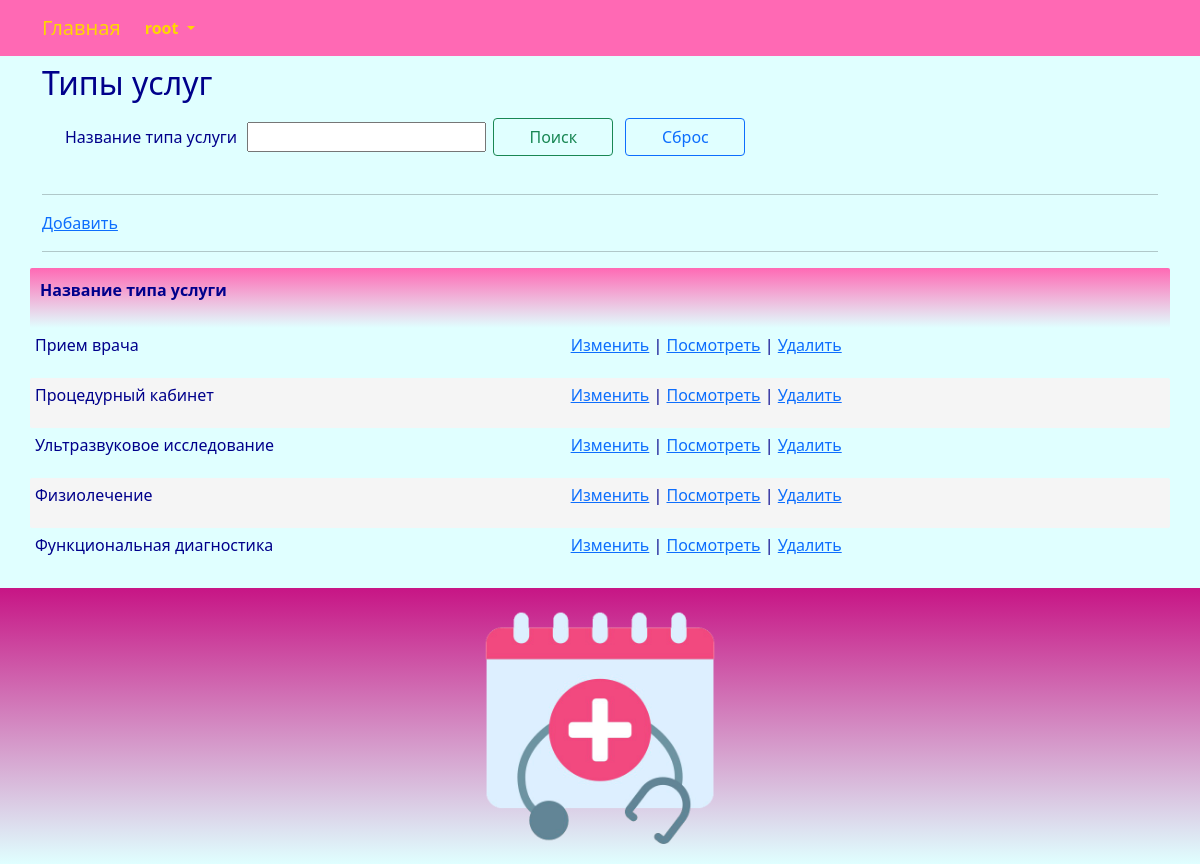
The page /kind/index/ (signed in) on the database its author committed.
### center/models.py (models this page shows, shortened)
class Kind(models.Model):
    kind_title = models.CharField(_('kind_title'), max_length=128, unique=True)
    class Meta:
        db_table = 'kind'
        ordering = ['kind_title']

### center/views.py (the view)
# urls.py: path('kind/index/', views.kind_index, name='kind_index'),
@login_required
@user_passes_test(lambda u: u.is_superuser)
def kind_index(request):
    try:
        kind = Kind.objects.all().order_by('kind_title')
        if request.method == "POST":
            if 'searchBtn' in request.POST:
                title_search = request.POST.get("title_search")
                if title_search != '':
                    kind = kind.filter(kind_title__contains = title_search)
                return render(request, "kind/index.html", {"kind": kind,  "title_search": title_search })
            else:
                return render(request, "kind/index.html", {"kind": kind, })
        else:
            return render(request, "kind/index.html", {"kind": kind, })
        return render(request, "kind/index.html", {"kind": kind,})
    except Exception as exception:
        print(exception)
        return HttpResponse(exception)

### templates/kind/index.html (shortened to what this page needs)
{% extends "base.html" %}
{% load i18n %}
{% block content %}
<h2>{% trans "kinds" %}</h2>
<div class="row" style="margin: 10px">
	<form method="POST" enctype="multipart/form-data">
		<table>
			<tbody>
				<tr>
					<td>
						<p>{% trans "kind_title" %} &nbsp;</p>
					</td>
					<td>
						<p><input type="search" value="{{title_search}}" name="title_search"></p>
					</td>
					<td>
						<p><button class="btn btn-outline-success" name="searchBtn" style="width:120px; margin:5px">{% trans "Search" %}</button></p>
					</td>
					<td>
						<p><button class="btn btn-outline-primary" name="resetBtn" type="submit" onClick="window.location.reload();" style="width:120px; margin:5px">{% trans "Reset" %}</button></p>
					</td>
				</tr>
			</tbody>
		</table>
	</form>
</div>
<hr>
<p><a href="{% url 'kind_create'%}">{% trans "Add" %}</a></p>
<hr>
{% if kind.count > 0 %}
<div class="row">
	<table id="myTable" class="table-manager" style="width:100%">
		<thead>
			<tr>
				<th><p>{% trans "kind_title" %}</p></th>
				<th><p></p></th>
			</tr>
		</thead>
		<tbody>
			{% for e in kind %}
			<tr>
				<td><p>{{ e.kind_title }}</p></td>
				<td>
					<p>
					<a href="{% url 'kind_edit' e.id %}">{% trans "Change" %}</a> |
					<a href="{% url 'kind_read' e.id %}">{% trans "View" %}</a> |
					<a onclick="return confirm('Удалить запись?')" href="{% url 'kind_delete' e.id %}">{% trans "Delete" %}</a>
					</p>
				</td>
			</tr>
			{% endfor %}
		</tbody>
	</table>
</div>
{% endif %}
{% endblock content %}

### templates/base.html (shortened to what this page needs)
<!DOCTYPE html>
{% load static %}
{% load i18n %}
<html>
	<head>
		<link rel="stylesheet" href="{% static 'css/bootstrap.min.css' %}">
		<link rel="stylesheet" href="{% static 'css/styles.css' %}" />
	</head>
	<nav class="navbar navbar-expand-lg justify-content-center">
		<div class="container">
			<div class="collapse navbar-collapse" id="mainMenu">
				<ul class="navbar-nav me-auto mb-2 mb-lg-0">
					<a class="navbar-brand" href="{{ HTTP_HOST }}/">{% trans "Home" %}</a>
					{% if user.is_authenticated %}
					<li class="nav-item dropdown">
						<a class="nav-link dropdown-toggle" href="#" id="navbarDropdown" role="button" data-bs-toggle="dropdown" aria-expanded="false">
							{{ user.username }}
						</a>
					</li>
					{% else %}
					<form class="form-inline ml-auto">
						<a href="{% url 'login' %}" class="btn btn-outline-secondary">{% trans "Log In" %}</a>
						<a href="{% url 'signup' %}" class="btn btn-primary ml-2">{% trans "Sign up" %}</a>
					</form>
					{% endif %}
				</ul>
			</div>
		</div>
	</nav>
	<body>
		<div class="container">
			{% block content%}{% endblock content %}
		</div>
	</body>
	<footer class="container-fluid text-center bg-lightgray">
		<div class="copyrights">
			<img src="{% static 'images/logo.png' %}" alt="logo" style="height:256px; padding: 10px;">
		</div>
	</footer>
</html>

### static/css/styles.css (style rules this page uses)
:root { --navbar-background-color: HotPink; --navbar-text-color: Gold; --main-background-color-light: LightCyan; --main-background-color-dark: HotPink; --main-text-color: DarkBlue; --main-header-color: DarkBlue; --main-text-attention-color: Purple; --footer-background-color-light: LightCyan; --footer-background-color-dark: MediumVioletRed; --footer-text-color: Teal; --card-background-color-light: Pink; --card-background-color-dark: HotPink; --card-text-color: SeaGreen; --table-background-color-light: LightCyan; --table-background-color-dark: #F5F5F5; --table-text-color: DarkBlue; --star-size: 30px; --star-color: LightYellow; --star-background: Yellow ; }
.navbar { background-color: var(--navbar-background-color); color: var(--navbar-text-color); }
.navbar .navbar-nav, .navbar .navbar-nav .navbar-text { color: var(--navbar-text-color); }
.navbar ul { background-color: var(--navbar-background-color); color: var(--navbar-text-color); }
.navbar li { background-color: var(--navbar-background-color); color: var(--navbar-text-color); }
.navbar a { background-color: var(--navbar-background-color); color: var(--navbar-text-color); }
.navbar-brand { background-color: var(--navbar-background-color); color: var(--navbar-text-color); }
.nav-item { background-color: var(--navbar-background-color); color: var(--navbar-text-color); font-weight: bold; }
body { background-color: var(--main-background-color-light); }
h1, h2, h3, h4, h5, h6 { color: var(--main-header-color); }
p, ul, li, label { color: var(--main-text-color); }
.table-manager { background-color: var(--main-background-color-light); width: 100%; }
.table-manager tbody { background-color: var(--main-background-color-light); border: none; margin-top: 20px; margin-bottom: 20px; }
.table-manager thead th { color: var(--main-text-color); font-weight: bold; text-align: left; padding: 10px; background-image: linear-gradient(top, var(--main-background-color-dark), var(--main-background-color-light)); background-image: -o-linear-gradient(top, var(--main-background-color-dark), var(--main-background-color-light)); background-image: -moz-linear-gradient(top, var(--main-background-color-dark), var(--main-background-color-light)); background-image: -webkit-linear-gradient(top, var(--main-background-color-dark), var(--main-background-color-light)); }
.table-manager thead tr th:first-child { border-radius: 2px 0 0 2px; }
.table-manager thead tr th:last-child { border-radius: 0 2px 2px 0; }
.table-manager tbody td { text-align: left; border: none; padding: 5px 5px; vertical-align: top; }
.table-manager tbody tr:nth-child(odd) { background: var(--table-background-color-light); }
.table-manager tbody tr:nth-child(even) { background: var(--table-background-color-dark); }
.table-manager tbody tr td:first-child { border-radius: 2px 0 0 2px; }
.table-manager tbody tr td:last-child { border-radius: 0 2px 2px 0; }
footer { background-image: linear-gradient(top, var(--footer-background-color-dark), var(--footer-background-color-light)); background-image: -o-linear-gradient(top, var(--footer-background-color-dark), var(--footer-background-color-light)); background-image: -moz-linear-gradient(top, var(--footer-background-color-dark), var(--footer-background-color-light)); background-image: -webkit-linear-gradient(top, var(--footer-background-color-dark), var(--footer-background-color-light)); margin-top: 10px; padding: 10px; }

### rows shown on the page
Kind: kind_title "Прием врача"
Kind: kind_title "Процедурный кабинет"
Kind: kind_title "Ультразвуковое исследование"
Kind: kind_title "Физиолечение"
Kind: kind_title "Функциональная диагностика"

### other values the page prints
{{ user.username }} "root"
